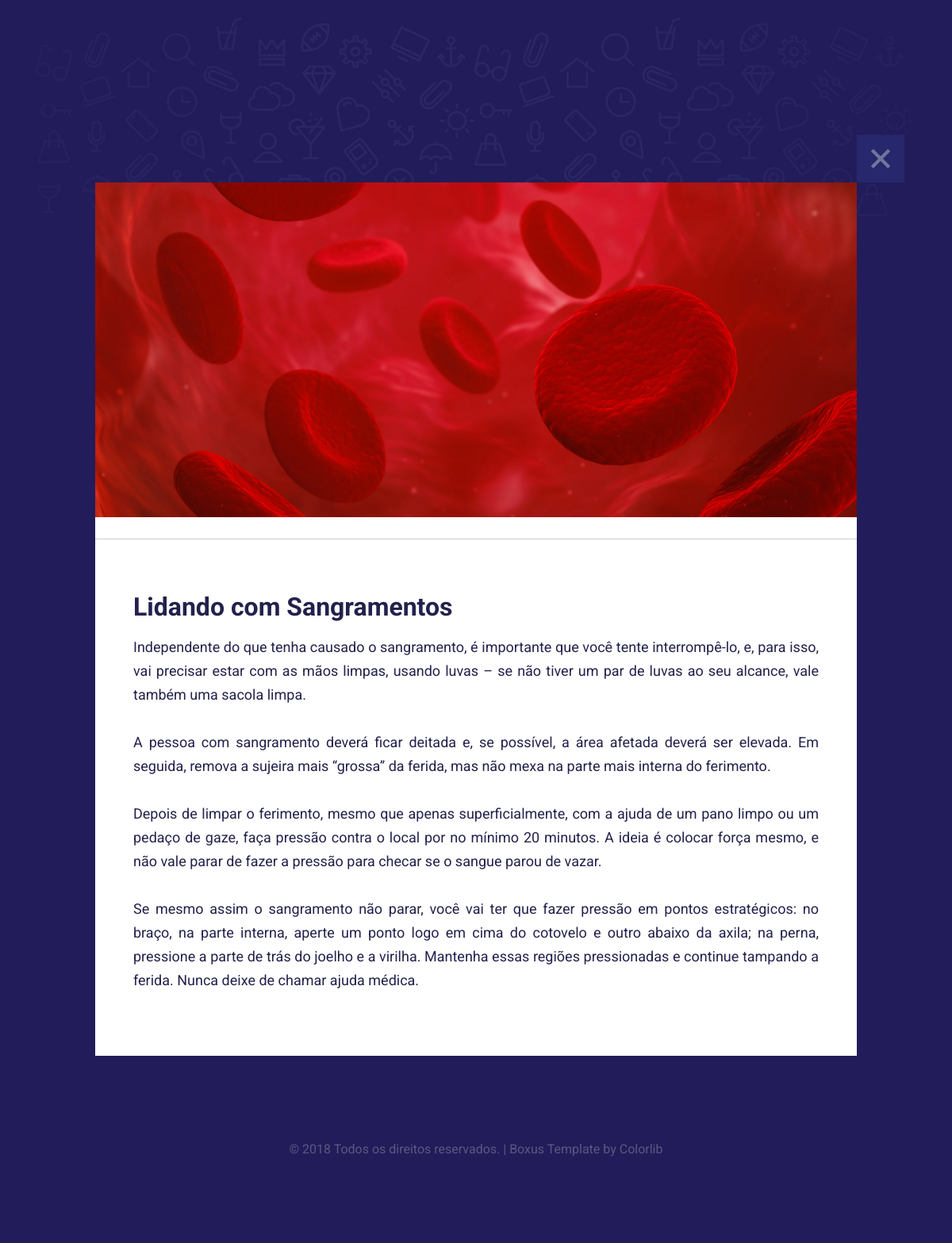
Screenshot of /post.php?Blog_Codigo=2 with the database file from the repository.
### tables this page shows
CREATE TABLE IF NOT EXISTS `blog` (
  `Blog_Codigo` int(11) NOT NULL AUTO_INCREMENT,
  `Blog_Nome` mediumtext NOT NULL,
  `Blog_Corpo` longtext NOT NULL,
  `Blog_IMG` mediumtext NOT NULL,
  PRIMARY KEY (`Blog_Codigo`)
);

### post.php (the view, shortened to what this page needs)
<?php include("cabecalho3.php"); ?>
        <article id="portfolio-2" class="section portfolio">
            <div class="center-relative content-1170">
                <div class="entry-content">
                    <div class="content-wrap relative">
                        <a class="absolute x-close" href="index.php#portfolio">
                            <img src="images/icon_x.svg" alt="Close">
                        </a>
                        <div class="image-slider-wrapper relative img aboutImage">
                            <div class="caroufredsel_wrapper">
                                <ul id="aboutImage" class="image-slider slides">
                                    <li><img src="demo-images/<?php echo $row["Blog_IMG"];?>" alt=""></li>
                                </ul>
                            </div>
                        </div>
                        <hr>
						<br>
                        <div class="one">
                            <h3><?php echo $row["Blog_Nome"];?></h3>
							<div align="justify">
								<?php echo $row["Blog_Corpo"];?>
							</div>
                        </div>
                    </div>
                </div>
            </div>
<?php include("rodape.php");?>

### cabecalho3.php (shortened to what this page needs)
<!DOCTYPE HTML>
<?php include("conexao.php"); ?>
<?php $Blog_Codigo = $_GET["Blog_Codigo"];
$query = "SELECT * FROM blog WHERE Blog_Codigo = $Blog_Codigo";
$result = mysqli_query($conexao, $query);
$row = mysqli_fetch_array($result, MYSQLI_ASSOC); ?>
<html>
    <head>
        <link rel="stylesheet" type="text/css"  href='css/clear.css' />
        <link rel="stylesheet" type="text/css"  href='css/common.css' />
        <link rel="stylesheet" type="text/css"  href='css/font-awesome.min.css' />
        <link rel="stylesheet" type="text/css"  href='css/carouFredSel.css' />
        <link rel="stylesheet" type="text/css"  href='css/prettyPhoto.css' />
        <link rel="stylesheet" type="text/css"  href='css/sm-clean.css' />
        <link rel="stylesheet" type="text/css"  href='style.css' />
    </head>
    <body class="single-portfolio">

### rodape.php (shortened to what this page needs)
        <footer>
            <div class="footer content-1170 center-relative">
                <ul>
                    <li class="copyright-footer">
                        © 2018 Todos os direitos reservados. | Boxus Template by <a href="https://colorlib.com" target="_blank">Colorlib</a>
                    </li>
                </ul>
            </div>
        </footer>
    </body>
</html>

### css/clear.css (style rules this page uses)
html, body, div, span, object, iframe, h1, h2, h3, h4, h5, h6, p, blockquote, pre, abbr, address, cite, code, del, dfn, em, img, ins, kbd, q, samp, small, strong, sub, sup, var, b, i, ol, ul, li, fieldset, form, label, legend, table, caption, tbody, tfoot, thead, tr, th, td, article, aside, canvas, details, figcaption, figure, footer, header, hgroup, menu, nav, section, summary, time, mark, audio, video { margin:0; padding:0; border:0; outline: none; font-size:100%; vertical-align:baseline; background:transparent; }
body { line-height:1; }
article,aside,details,figcaption,figure, footer,header,hgroup,menu,nav,section { display:block; }
nav ul,ul,ol { list-style:none; }
a { margin:0; padding:0; font-size:100%; outline: none; vertical-align:baseline; background:transparent; }
hr { display:block; height:1px; border:0; border-top:1px solid #cccccc; margin:1em 0; padding:0; }

### css/common.css (style rules this page uses)
.center-relative { margin-left: auto; margin-right: auto; }
.absolute { position: absolute; }
.relative { position: relative; }
h1,h2,h3,h4,h5,h6 { padding: 20px 0; }
h3 { font-size: 32px; line-height: 32px; }
.one, .one_half, .one_third, .two_third, .three_fourth, .one_fourth { margin-right: 100px; float: left; position: relative; margin-bottom: 30px; }
.one { float: none; display: block; clear: both; margin-right: 0; }

### css/carouFredSel.css (style rules this page uses)
.caroufredsel_wrapper { z-index: 1 !important; margin-top: 0 !important; margin-left: 0 !important; }

### style.css (style rules this page uses)
body { font-family: 'Roboto', sans-serif; font-size: 16px; line-height: 26px; font-weight: 400; color: #23214c; }
body a { text-decoration: none; color: #23214c; transition: color .2s linear; }
.content-1170 { width: 1170px; }
.content-1170 img { max-width: 100%; max-height: 100%; width: auto; height: auto; }
.section { position: relative; z-index: 1; }
.image-slider-wrapper.img .image-slider li img { width: 100%; }
footer { background-color: #221C5A; }
.footer { font-size: 16px; line-height: 36px; clear: both; color: #5b5881; text-align: center; padding: 100px 0; }
.footer a { color: #5b5881; }
#portfolio-2 { background-color: #221c5a; background-image: url(demo-images/item_background_01.jpg); background-repeat: no-repeat; background-position: left top; background-size: 100% auto; }
.single-portfolio article { padding-top: 230px; }
.single-portfolio article .entry-content { background-color: #fff; padding-bottom: 50px; font-size: 18px; line-height: 30px; }
.single-portfolio .x-close { top: -60px; right: -60px; background-color: #26276d; line-height: 0; font-size: 0; width: 60px; height: 60px }
.single-portfolio .x-close img { opacity: 0.4; transition: opacity .2s linear; width: 30px; height: 30px; padding-top: 15px; padding-left: 15px; }
.single-portfolio .entry-content .one { padding-left: 100px; padding-right: 100px; }
@media screen and (max-width: 1270px) { .content-1170 { width: 960px; } }
@media screen and (max-width: 1270px) { .single-portfolio .entry-content .one { padding-left: 5%; padding-right: 5%; } }

### rows the page displays
blog: Blog_IMG (picture), Blog_Nome "Lidando com Sangramentos", Blog_Corpo "Independente do que tenha causado o sangramento, é importante que você tente interrompê-lo, e, para isso, vai precisar estar com as mãos limpas, usando luvas – se não tiver um par de luvas ao seu alcance, vale também uma sacola limpa. A pessoa com sangramento deverá ficar deitada e, se possível, a área afetada deverá ser elevada. Em seguida, remova a sujeira mais “grossa” da ferida, mas não mexa na parte mais interna do ferimento. Depois de limpar o ferimento, mesmo que apenas superficialmente, com a ajuda de um pano limpo ou um pedaço de gaze, faça pressão contra o local por no mínimo 20 minutos. A ideia é colocar força mesmo, e não vale parar de fazer a pressão para checar se o sangue…"
